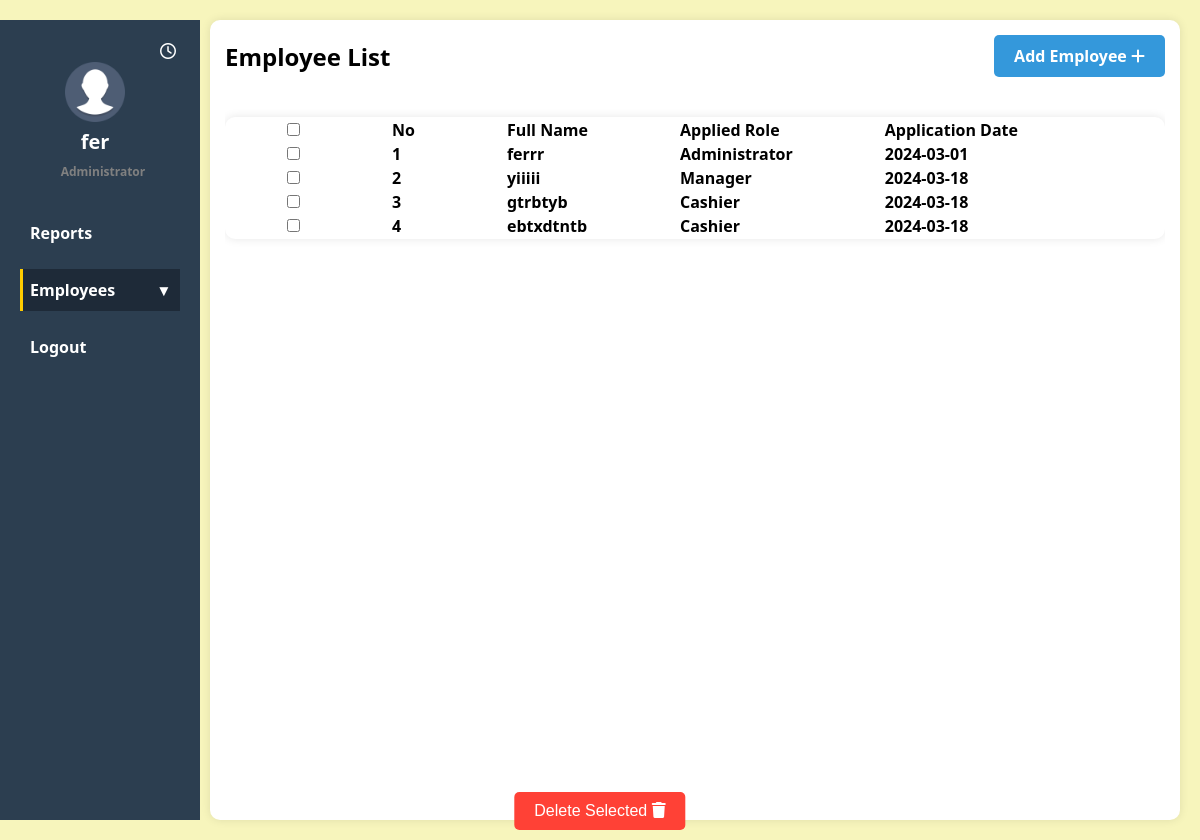
The page /account.php (signed in) on the database its author committed.
### tables this page shows
CREATE TABLE `emp` (
  `userID` int(11) NOT NULL,
  `Fullname` varchar(100) NOT NULL,
  `AppliedRole` varchar(100) NOT NULL,
  `Date` date NOT NULL,
  `accessID` int(11) NOT NULL
);

### account.php (the view, shortened to what this page needs)
<?php
require 'dbcon.php';
$username = $_SESSION['username'];
try {
    $stmt = $pdo->query('SELECT * FROM emp');
    $employees = $stmt->fetchAll(PDO::FETCH_ASSOC);
} catch (PDOException $e) {
    echo "Error: " . $e->getMessage();
}
?>
<!DOCTYPE html>
<html lang="en">
<head>
    <link rel="stylesheet" href="style/account.css">
</head>
<body>
<body>
    <div class="navigator">
    <a href="pincode.php">
        <i class="fa-regular fa-clock icon"></i>
    </a>
        <div class="right-align">
            <img src="img/12.png" alt="">
            </b><br><b>
                <div><b>
                        <span></span> <?php echo $username; ?><span>
                    </b><br><b>
                        <small style="color: gray">Administrator</small></b>
                </div>
        </div>
        <ul>
            <li><a href="home.php">Reports</a></li>
            <li class="dropdown">
                <a class="dropdown-btn active">Employees <span class="dropdown-icon">&#9662;</span></a>
            </li>
            <li><a href="logout.php">Logout</a></li>
        </ul>
    </div>
    <body>
        <div class="container">
            <div class="header">
                <h2>Employee List</h2>
                <a href="emp.php" class="add-employee-btn">Add Employee <i class="fas fa-plus"></i></a>
                <button onclick="deleteSelected()" class="delete-button">Delete Selected <i
                        class="fas fa-trash"></i></button>
            </div>
            <div class="table-wrapper">
                <div class="table">
                    <table>
                        <thead>
                            <tr>
                                <th class="align-left"><input type="checkbox" id="select-all"></th>
                                <th class="align-left">No</th>
                                <th class="align-left">Full Name</th>
                                <th class="align-left">Applied Role</th>
                                <th class="align-left">Application Date</th>
                            </tr>
                        </thead>
                        <tbody>
                            <?php foreach ($employees as $index => $employee): ?>
                                <tr class="row-hover">
                                    <td><input type="checkbox" name="selectedEmployees[]"
                                            value="<?php echo $employee['userID']; ?>"></td>
                                    <td><?php echo $index + 1; ?></td>
                                    <td class="clickable"
                                        onclick="location.href='crud/updateemp.php?id=<?php echo $employee['userID']; ?>';">
                                        <?php echo $employee['Fullname']; ?></td>
                                    <td class="clickable"
                                        onclick="location.href='crud/updateemp.php?id=<?php echo $employee['userID']; ?>';">
                                        <?php echo $employee['AppliedRole']; ?></td>
                                    <td class="clickable"
                                        onclick="location.href='crud/updateemp.php?id=<?php echo $employee['userID']; ?>';">
                                        <?php echo $employee['Date']; ?></td>
                                </tr>
                            <?php endforeach; ?>
                        </tbody>
                    </table>
                </div>
            </div>
        </div>
    </body>
</html>

### style/account.css (style rules this page uses)
* { margin: 0; padding: 0; box-sizing: border-box; }
body { font-family: "Segoe UI", Tahoma, Geneva, Verdana, sans-serif; background-color: #f7f5bc; margin: 0; cursor: pointer; }
span { margin-left: 40px; }
.dropdown-btn.active { background-color: #2c3e50; }
.navigator { background-color: #2c3e50; padding: 20px; width: 200px; height: 100vh; position: fixed; }
.navigator ul { list-style-type: none; padding: 0; margin: 0; }
.navigator ul li { margin-bottom: 15px; }
.navigator ul li a { color: #fff; text-decoration: none; font-weight: bold; display: block; padding: 10px; transition: background-color 0.3s ease; }
.navigator ul li a.active { background-image: linear-gradient(to right, #ffcc00 2%, #1e2a38 2%); color: #ffffff; }
.container { height: 100vh; margin: 20px; margin-left: 210px; padding: 15px; border-radius: 10px; background-color: #fff; box-shadow: 0 0 10px rgba(0, 0, 0, 0.1); }
.header { display: flex; justify-content: space-between; align-items: center; margin-bottom: 20px; align-self: center; }
.header h2 { margin: 0; }
.add-employee-btn { background-color: #3498db; color: #fff; border: none; padding: 10px 20px; border-radius: 5px; cursor: pointer; transition: background-color 0.3s ease; }
.right-align { text-align: right; margin-right: 25px; margin-bottom: 20px; }
.right-align div { display: inline-block; text-align: left; }
.right-align small { font-size: 12px; color: gray; }
.table { background-color: #fff; border-radius: 10px; box-shadow: 0 0 10px rgba(0, 0, 0, 0.1); overflow-x: auto; margin-top: 20px; }
.table tbody td { padding-left: 60px; padding-right: 30px; text-align: left; }
.table thead th { padding-left: 60px; padding-right: 30px; text-align: center; text-align: left; }
.table-wrapper { height: 400px; overflow-y: auto; overflow-x: hidden; }
.add-employee-btn { text-decoration: none; }
img { width: 60px; }
.right-align { color: white; font-size: 20px; text-align: center; margin-left: 0; margin-bottom: 80px; margin-top: 0; height: 70px; width: 150px; }
.right-align small { font-size: 12px; color: rgb(255, 255, 255); text-align: center; margin-left: 20px; }
.delete-button { position: absolute; bottom: 10px; left: 50%; transform: translateX(-50%); padding: 10px 20px; background-color: #ff4136; color: #fff; border: none; border-radius: 5px; cursor: pointer; transition: background-color 0.3s ease; }
button { background-color: #333; color: #fff; padding: 10px 20px; margin-top: 10px; border: none; border-radius: 4px; cursor: pointer; font-size: 16px; }
.icon { align-self: right; color: white; padding-left: 140px ; }

### rows shown on the page
emp: Fullname "ferrr", AppliedRole "Administrator", Date "2024-03-01"
emp: Fullname "yiiiii", AppliedRole "Manager", Date "2024-03-18"
emp: Fullname "gtrbtyb", AppliedRole "Cashier", Date "2024-03-18"
emp: Fullname "ebtxdtntb", AppliedRole "Cashier", Date "2024-03-18"

### other values the page prints
$username "fer"
